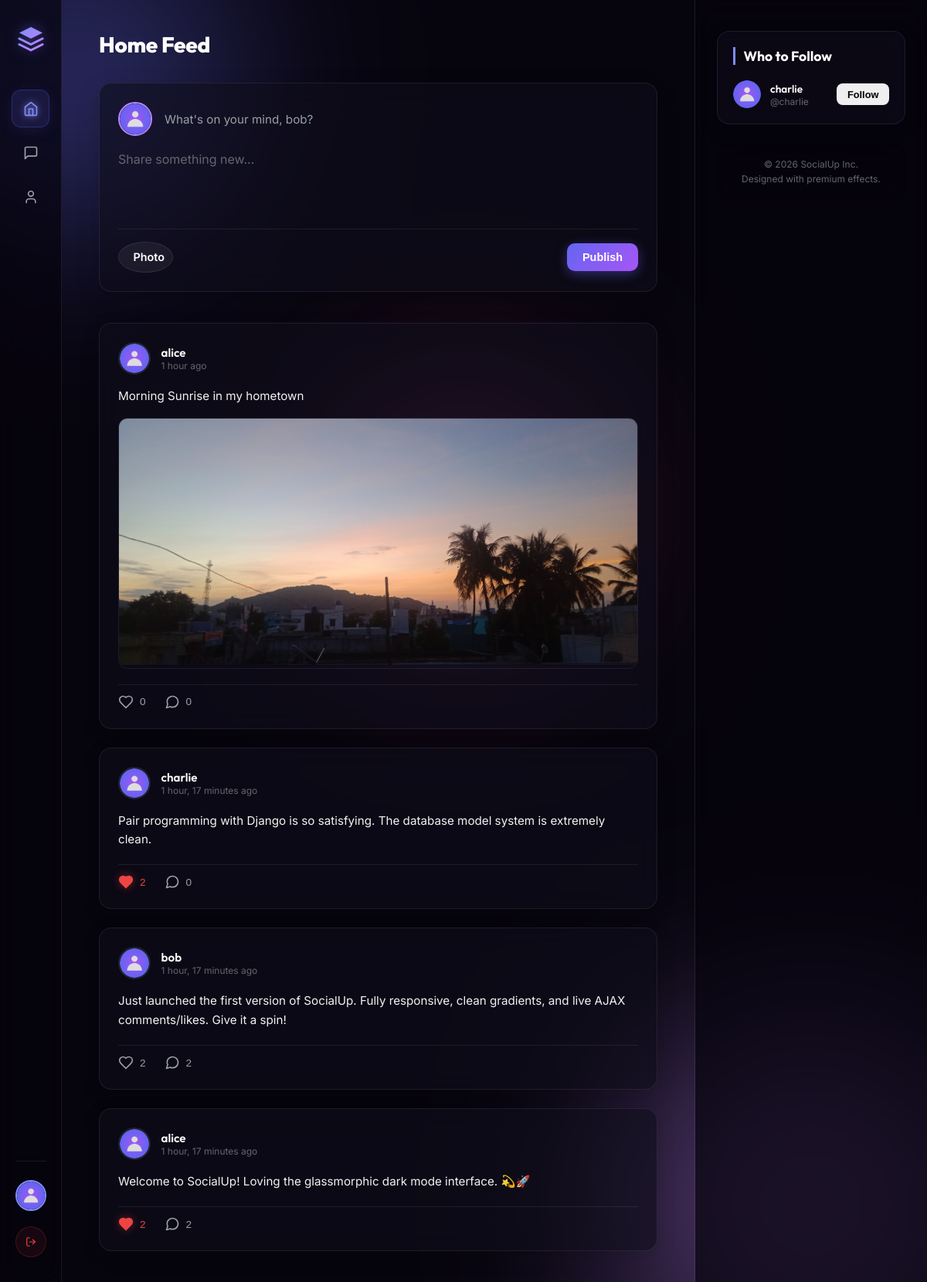
Screenshot of / (signed in) with the database file from the repository.
### core/models.py (models this page shows, shortened)
class Profile(models.Model):
    user = models.OneToOneField(User, on_delete=models.CASCADE, related_name='profile')
    bio = models.TextField(blank=True, default='')
    profile_picture = models.ImageField(upload_to='profile_pics/', default='profile_pics/default.png', blank=True)
    banner_image = models.ImageField(upload_to='banner_pics/', default='banner_pics/default.png', blank=True)
    following = models.ManyToManyField('self', symmetrical=False, related_name='followers', blank=True)

class Post(models.Model):
    author = models.ForeignKey(User, on_delete=models.CASCADE, related_name='posts')
    content = models.TextField()
    image = models.ImageField(upload_to='posts/', blank=True, null=True)
    created_at = models.DateTimeField(auto_now_add=True)
    likes = models.ManyToManyField(User, related_name='liked_posts', blank=True)
    class Meta:
        ordering = ['-created_at']
    @property
    def likes_count(self):
        return self.likes.count()
    @property
    def comments_count(self):
        return self.comments.count()

### core/views.py (the view)
# urls.py: path('', views.feed_view, name='feed'),
@login_required
def feed_view(request):
    posts = Post.objects.all().prefetch_related('likes', 'comments', 'comments__author')
    current_profile = request.user.profile
    suggestions = Profile.objects.exclude(
        Q(user=request.user) | Q(followers=current_profile)
    )[:5]
    return render(request, 'core/feed.html', {
        'posts': posts,
        'suggestions': suggestions,
        'active_tab': 'home'
    })

### core/templates/core/feed.html (shortened to what this page needs)
{% extends 'core/base.html' %}
{% load static %}
{% block content %}
<div class="feed-wrapper">
    <header class="feed-header">
        <h2 class="page-title">Home Feed</h2>
    </header>
    <div class="post-creator-card">
        <div class="creator-header">
            <img src="{% if request.user.profile.profile_picture %}{{ request.user.profile.profile_picture.url }}{% else %}{% static 'images/default.png' %}{% endif %}" alt="Avatar" class="creator-avatar">
            <span class="creator-placeholder">What's on your mind, {{ request.user.username }}?</span>
        </div>
        <form action="{% url 'create_post' %}" method="POST" enctype="multipart/form-data" id="post-composer-form">
            <textarea name="content" placeholder="Share something new..." class="composer-textarea" required></textarea>
            <div class="composer-actions">
                <label for="image-upload" class="btn btn-secondary btn-icon-only" title="Add Image">
                    <span>Photo</span>
                </label>
                <button type="submit" class="btn btn-primary">Publish</button>
            </div>
        </form>
    </div>
    <div class="posts-feed" id="posts-container">
        {% if posts %}
            {% for post in posts %}
                <article class="post-card" id="post-{{ post.id }}">
                    <div class="post-header">
                        <a href="{% url 'profile' username=post.author.username %}" class="post-author-link">
                            <img src="{% if post.author.profile.profile_picture %}{{ post.author.profile.profile_picture.url }}{% else %}{% static 'images/default.png' %}{% endif %}" alt="{{ post.author.username }}" class="post-avatar">
                            <div class="post-meta">
                                <h3 class="post-author-name">{{ post.author.username }}</h3>
                                <time class="post-time" datetime="{{ post.created_at|date:'Y-m-d H:i' }}">{{ post.created_at|timesince }} ago</time>
                            </div>
                        </a>
                    </div>
                    <div class="post-body">
                        <p class="post-content">{{ post.content }}</p>
                        {% if post.image %}
                            <div class="post-image-wrapper">
                                <img src="{{ post.image.url }}" alt="Post attachment" class="post-image">
                            </div>
                        {% endif %}
                    </div>
                    <div class="post-footer">
                        <div class="post-actions">
                            <button class="action-btn action-like {% if request.user in post.likes.all %}active{% endif %}" data-post-id="{{ post.id }}" onclick="toggleLike(this)">
                                <svg class="action-icon stroke" viewBox="0 0 24 24" fill="none" stroke="currentColor" stroke-width="2" stroke-linecap="round" stroke-linejoin="round"><path d="M19 14c1.49-1.46 3-3.21 3-5.5A5.5 5.5 0 0 0 16.5 3c-1.76 0-3 .5-4.5 2-1.5-1.5-2.74-2-4.5-2A5.5 5.5 0 0 0 2 8.5c0 2.3 1.5 4.05 3 5.5l7 7Z"/></svg>
                                <span class="likes-count">{{ post.likes_count }}</span>
                            </button>
                            <button class="action-btn action-comment" onclick="toggleCommentsSection({{ post.id }})">
                                <span class="comments-count" id="comment-count-{{ post.id }}">{{ post.comments_count }}</span>
                            </button>
                        </div>
                    </div>
                </article>
            {% endfor %}
        {% endif %}
    </div>
</div>
{% endblock %}

### core/templates/core/base.html (shortened to what this page needs)
{% load static %}
<!DOCTYPE html>
<html lang="en">
<head>
    <link rel="stylesheet" href="{% static 'css/style.css' %}">
</head>
<body>
    <div class="glow-bg glow-1"></div>
    <div class="glow-bg glow-2"></div>
    <div class="app-container">
        <aside class="sidebar">
            <div class="brand">
                <div class="brand-logo">
                </div>
            </div>
            <nav class="nav-menu">
                <a href="{% url 'feed' %}" class="nav-item {% if active_tab == 'home' %}active{% endif %}" id="nav-home">
                    <svg class="nav-icon" viewBox="0 0 24 24" fill="none" stroke="currentColor" stroke-width="2" stroke-linecap="round" stroke-linejoin="round"><path d="m3 9 9-7 9 7v11a2 2 0 0 1-2 2H5a2 2 0 0 1-2-2z"/><polyline points="9 22 9 12 15 12 15 22"/></svg>
                </a>
                <a href="{% url 'inbox' %}" class="nav-item {% if active_tab == 'messages' %}active{% endif %}" id="nav-messages">
                    <svg class="nav-icon" viewBox="0 0 24 24" fill="none" stroke="currentColor" stroke-width="2" stroke-linecap="round" stroke-linejoin="round"><path d="M21 15a2 2 0 0 1-2 2H7l-4 4V5a2 2 0 0 1 2-2h14a2 2 0 0 1 2 2z"/></svg>
                </a>
                <a href="{% url 'profile' username=request.user.username %}" class="nav-item {% if active_tab == 'profile' %}active{% endif %}" id="nav-profile">
                    <svg class="nav-icon" viewBox="0 0 24 24" fill="none" stroke="currentColor" stroke-width="2" stroke-linecap="round" stroke-linejoin="round"><path d="M19 21v-2a4 4 0 0 0-4-4H9a4 4 0 0 0-4 4v2"/><circle cx="12" cy="7" r="4"/></svg>
                </a>
            </nav>
            <div class="sidebar-footer">
                <div class="user-pill">
                    <img src="{% if request.user.profile.profile_picture %}{{ request.user.profile.profile_picture.url }}{% else %}{% static 'images/default.png' %}{% endif %}" alt="{{ request.user.username }}" class="user-avatar-small">
                </div>
                <a href="{% url 'logout' %}" class="btn btn-logout" id="btn-logout">
                    <svg viewBox="0 0 24 24" fill="none" stroke="currentColor" stroke-width="2" stroke-linecap="round" stroke-linejoin="round"><path d="M9 21H5a2 2 0 0 1-2-2V5a2 2 0 0 1 2-2h4"/><polyline points="16 17 21 12 16 7"/><line x1="21" y1="12" x2="9" y2="12"/></svg>
                </a>
            </div>
        </aside>
        <main class="main-content">
            {% block content %}{% endblock %}
        </main>
        <aside class="right-panel">
            <div class="widget suggestions-widget">
                <h3 class="widget-title">Who to Follow</h3>
                <div class="suggestions-list">
                    {% if suggestions %}
                        {% for suggestion in suggestions %}
                            <div class="suggestion-card" id="suggestion-{{ suggestion.id }}">
                                <a href="{% url 'profile' username=suggestion.user.username %}" class="suggestion-link">
                                    <img src="{% if suggestion.profile_picture %}{{ suggestion.profile_picture.url }}{% else %}{% static 'images/default.png' %}{% endif %}" alt="{{ suggestion.user.username }}" class="suggestion-avatar">
                                    <div class="suggestion-info">
                                        <h4 class="suggestion-name">{{ suggestion.user.username }}</h4>
                                        <p class="suggestion-handle">@{{ suggestion.user.username }}</p>
                                    </div>
                                </a>
                                <button class="btn btn-follow-toggle btn-sm" data-profile-id="{{ suggestion.id }}" onclick="toggleFollow(this)">
                                    Follow
                                </button>
                            </div>
                        {% endfor %}
                    {% else %}
                        <p class="empty-state-text">No suggestions available.</p>
                    {% endif %}
                </div>
            </div>
            <div class="widget copyright-widget">
                <p>&copy; 2026 SocialUp Inc.</p>
                <p>Designed with premium effects.</p>
            </div>
        </aside>
    </div>
</body>
</html>

### rows the page displays
Post: author.profile_picture (placeholder picture), author.username "alice", created_at "1 hour", content "Morning Sunrise in my hometown", image (picture), likes_count "0", comments_count "0"
Post: author.profile_picture (placeholder picture), author.username "charlie", created_at "1 hour, 17 minutes", content "Pair programming with Django is so satisfying. The database model system is extremely clean.", likes_count "2", comments_count "0"
Post: author.profile_picture (placeholder picture), author.username "bob", created_at "1 hour, 17 minutes", content "Just launched the first version of SocialUp. Fully responsive, clean gradients, and live AJAX comments/likes. Give it a spin!", likes_count "2", comments_count "2"
Post: author.profile_picture (placeholder picture), author.username "alice", created_at "1 hour, 17 minutes", content "Welcome to SocialUp! Loving the glassmorphic dark mode interface. 💫🚀", likes_count "2", comments_count "2"
Profile: profile_picture (placeholder picture), user.username "charlie"

### other values shown
{{ request.user.username }} "bob"
